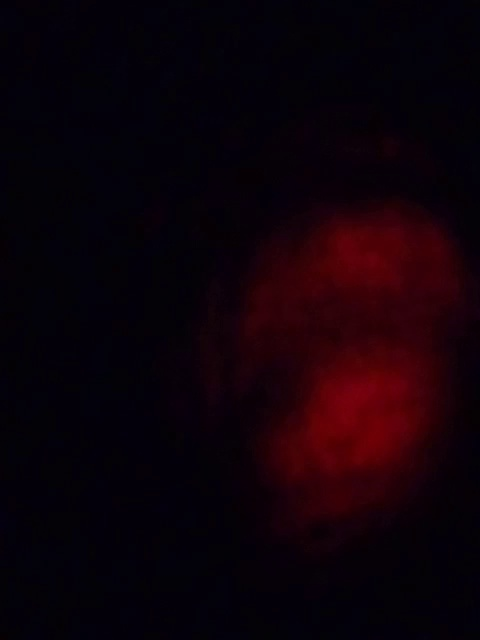
#> input picture Ottica-2/dati/fotogrammi/10.jpg, 480 x 640 px, given in place of 500.jpg, which was not available
$ jupyter execute --allow-errors Interferenza.ipynb   (text cells are left out)
#> lines starting #> are read from the running program, lines starting #| are printed output that depends on the picture; long printed decimals are rounded; pictures that were not available may be replaced by others from this repository, and a replacement may not be noted
[cell 1]
import matplotlib.pyplot as plt
import matplotlib.image as mpimg
import numpy as np
from scipy.ndimage.measurements import center_of_mass as cm
from scipy.signal import savgol_filter as sf
import cv2
import os

[cell 2]
def distanzaMedia(immagine,media):
    Min=immagine.min()
    d=0
    immagine=immagine-Min
    for i in range(len(immagine)):
        for j in range(len(immagine[0])):
            d+=np.sqrt(immagine[i][j]*((media[1]-i)**2+(media[0]-j)**2))
    return d/immagine.sum()

def wa(y, dy):
    """Weighted average of a list of measurement.
    """
    S = Sy = 0.
    for yi, dyi in zip(y, dy):
        wi = (1./dyi)**2.
        S += wi
        Sy += wi*yi
    q = Sy/S
    dq = (1./S)**0.5
    return q, dq

lung=4325

[cell 3]
#questo significa che io volgio solo il canale 0, cioè il rosso
img=mpimg.imread('dati/fotogrammi/500.jpg')[:,:,0]
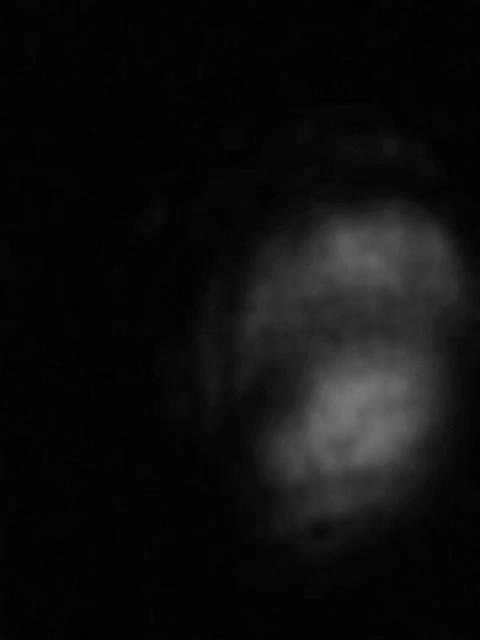
#> img: shape (640, 480); min 1, max 120, mean 14.5
cm1=cm(img)
#> cm1 = (350.1, 325.6)
plt.imshow(img)
#plt.plot(cm1[0],cm1[1],'o',color='black')
d=distanzaMedia(img,cm1)
#> in distanzaMedia, `Min=immagine.min()`: Min = 1
#> after the loop in distanzaMedia, `for i in range(len(immagine)):`: d = 155615899.4
#> d = 37.43
print(d)
#| 37.430
plt.errorbar(cm1[1],cm1[0],yerr=d,xerr=d,color='purple')
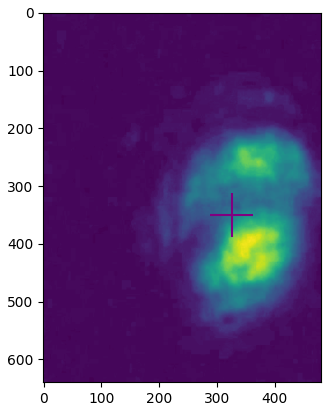
#> figure drawn by matplotlib, 1 panel
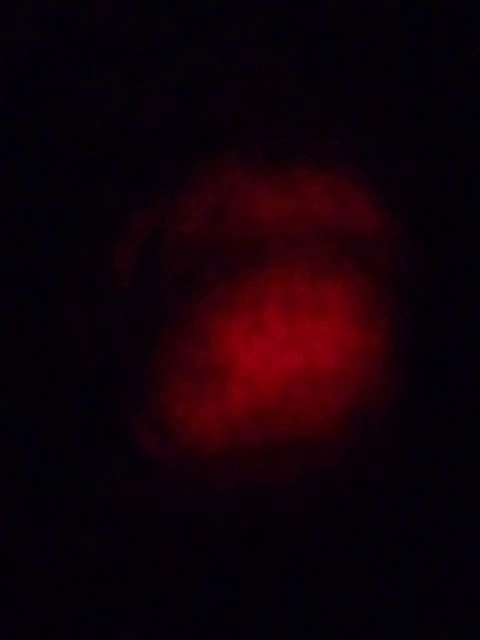
#> input picture Ottica-2/dati/fotogrammi/1021.jpg, 480 x 640 px, given in place of 0.jpg, which was not available
#> `img=mpimg.imread('dati/fotogrammi/'+str(i)+'.jpg')[:,:,0]`:
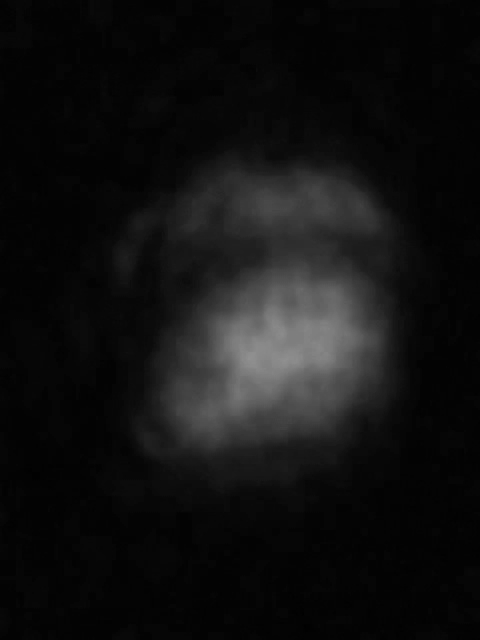
#> img: shape (640, 480); min 0, max 145, mean 17.4
#> `cm1=cm(img)`: cm1 = (323, 265.1)

[cell 4]
#non eseguire questo codice!

f=open('dati/centro_di_massa.txt','a')
#> (the rest of this cell did not finish here and is left out)

[cell 5]
f=open('dati/distanza_media.txt','w')
#> (the rest of this cell did not finish here and is left out)

[cell 6]
oscillazzioni=110

taglio1=int(5*lung/(120+49))
taglio2=int((120+45)*lung/(120+49))
#> (the rest of this cell did not finish here and is left out)

[cell 7]
plt.close()
a=3
#> (the rest of this cell did not finish here and is left out)

[cell 8]
#Questo pezzo di codice è servito a rinominare i files delle imamgini
path='immagini/video/'
for filename in os.listdir(path):
    os.rename(path+filename,path+'0'*(8-len(filename))+filename)

[cell 9]
immagini=[img for img in os.listdir(path)]
#> immagini = ['10.jpg']
#> (the rest of this cell did not finish here and is left out)
